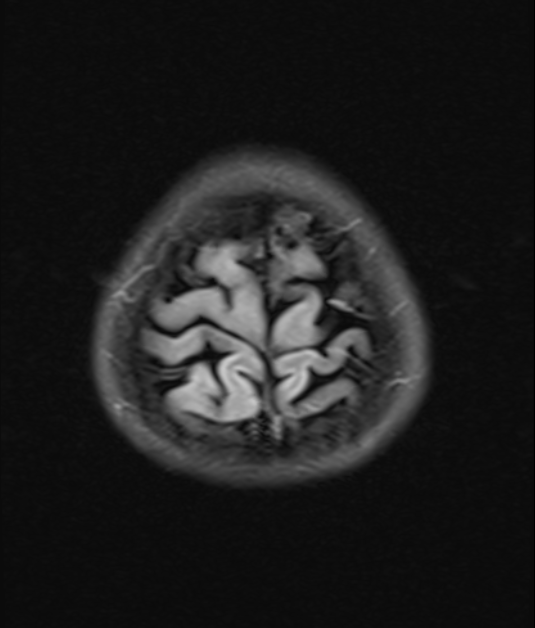
#> input picture MS/Control Axial_crop/kontrol  (11).png, 535 x 628 px, found by its file name; its folder holds only this picture in this run
$ jupyter execute --allow-errors coding1.ipynb
#> lines starting #> are read from the running program, lines starting #| are printed output that depends on the picture
#> further down, img is the input picture: shape (628, 535); min 0, max 203, mean 29.9
#> `img = cv2.resize(img, img_size)`:
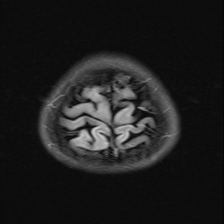
#> img: shape (224, 224); min 7, max 198, mean 29.8
# Libraries

install all Libraries

pip install opencv-python numpy pandas matplotlib seaborn scikit-learn scikit-image

[cell 1]
import os
import cv2
import numpy as np
import pandas as pd
import matplotlib.pyplot as plt
import seaborn as sns
from sklearn.model_selection import train_test_split
from sklearn.preprocessing import StandardScaler
from sklearn.decomposition import PCA
from sklearn.neighbors import KNeighborsClassifier
from sklearn.metrics import classification_report, confusion_matrix, accuracy_score
from skimage.feature import local_binary_pattern
from skimage.feature import hog

# Load dataset & Preprocessing

[cell 2]
data_dir = "/Users/dani/Desktop/machine-learning-project-ml-team-3/MS"

folders = {
    "Healthy": ["Control Axial_crop", "Control Saggital_crop"],
    "MS": ["MS Axial_crop", "MS Saggital_crop"]
}

X = []
y = []

img_size = (224, 224)

#> (the rest of this cell did not finish here and is left out)

[cell 3]
sns.countplot(x=y)
plt.title("Class Distribution (0=Healthy, 1=MS)")
plt.show()
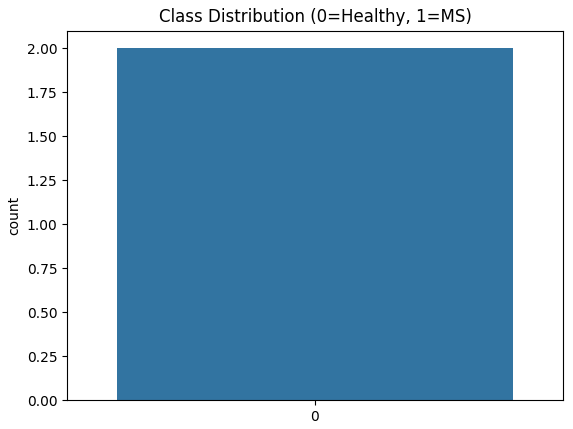
#> figure drawn by matplotlib, 1 panel


fig, axes = plt.subplots(1, 4, figsize=(10, 4))
#> (the rest of this cell did not finish here and is left out)

# Feature Engineering

[cell 4]
def extract_lbp_features(images, P=8, R=1):
#> called with P = 8, R = 1
    features = []
    for img in images:
        img_reshaped = img.reshape(224,224)
        lbp = local_binary_pattern(img_reshaped, P, R, method="uniform")
        hist, _ = np.histogram(lbp.ravel(), bins=np.arange(0, P+3), range=(0, P+2))
        hist = hist.astype("float")
        hist /= (hist.sum() + 1e-7)
        features.append(hist)
#> this loop made 2 passes
#> pass 1, in extract_lbp_features, `lbp = local_binary_pattern(img_reshaped, P, R, method="uniform")`:
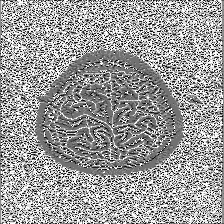
#> lbp: shape (224, 224) float64; min 0, max 9, mean 5.47; drawn with min black and max white
#> pass 2, in extract_lbp_features, `img_reshaped = img.reshape(224,224)`:
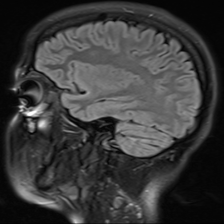
#> img_reshaped: shape (224, 224); min 2, max 255, mean 58.4
#> pass 2, in extract_lbp_features, `lbp = local_binary_pattern(img_reshaped, P, R, method="uniform")`:
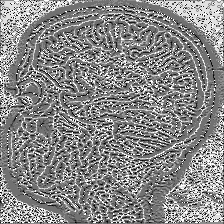
#> lbp: shape (224, 224) float64; min 0, max 9, mean 4.79; drawn with min black and max white
    return np.array(features)

X_lbp = extract_lbp_features(X)
print("LBP Features Shape:", X_lbp.shape)
#| LBP Features Shape: (2, 10)

[cell 5]
def extract_hog_features(images):
    features = []
    for img in images:
        img_reshaped = img.reshape(224,224)
        hog_features, _ = hog(img_reshaped, pixels_per_cell=(16, 16),
                              cells_per_block=(2, 2), visualize=True, feature_vector=True)
        features.append(hog_features)
    return np.array(features)

X_hog = extract_hog_features(X)
print("HOG Features Shape:", X_hog.shape)
#| HOG Features Shape: (2, 6084)

[cell 6]
X_features = np.hstack([X_lbp, X_hog])
print("Combined Features Shape:", X_features.shape)
#| Combined Features Shape: (2, 6094)

scale

[cell 7]
from sklearn.preprocessing import StandardScaler

scaler = StandardScaler()
X_scaled = scaler.fit_transform(X_features)

[cell 8]
from sklearn.decomposition import PCA

pca = PCA(n_components=0.95)
X_pca = pca.fit_transform(X_scaled)

print("PCA Features Shape:", X_pca.shape)
#| PCA Features Shape: (2, 1)
